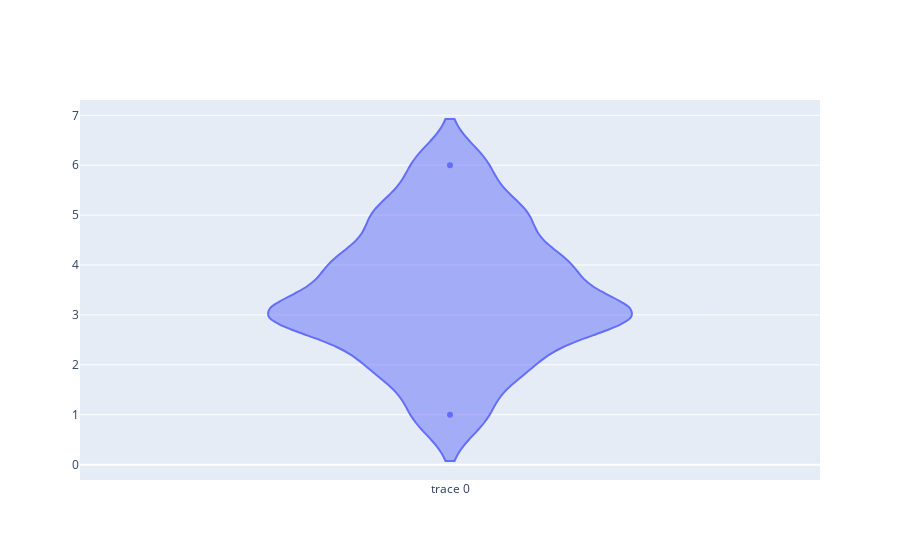

Notebook cell for this chart:
### Markdown cell above
#### Plotly:
•	Strengths: Interactive violin plots with hover effects, quartile selection, and kernel density estimation.

•	Weaknesses: Requires understanding of kernel density estimation, may be challenging for beginners.

### Code cell
#plotly - Violin Plot

import plotly.graph_objects as go

data = [ 1,2,2,3,3,3,3,3,4,4,4,5,5,6]

fig = go.Figure(data = go.Violin(y= data))
fig.show()

### Figure 1 — Plotly figure (JSON) as saved in the notebook; plotly's stock layout.template omitted (floating-point values rounded to 4 significant figures)
{"data": [{"type": "violin", "y": [1, 2, 2, 3, 3, 3, 3, 3, 4, 4, 4, 5, 5, 6]}], "layout": {"autosize": true, "xaxis": {"autorange": true, "range": [-0.5, 0.5], "type": "category"}, "yaxis": {"autorange": true, "range": [-0.3069, 7.307], "type": "linear"}}}
